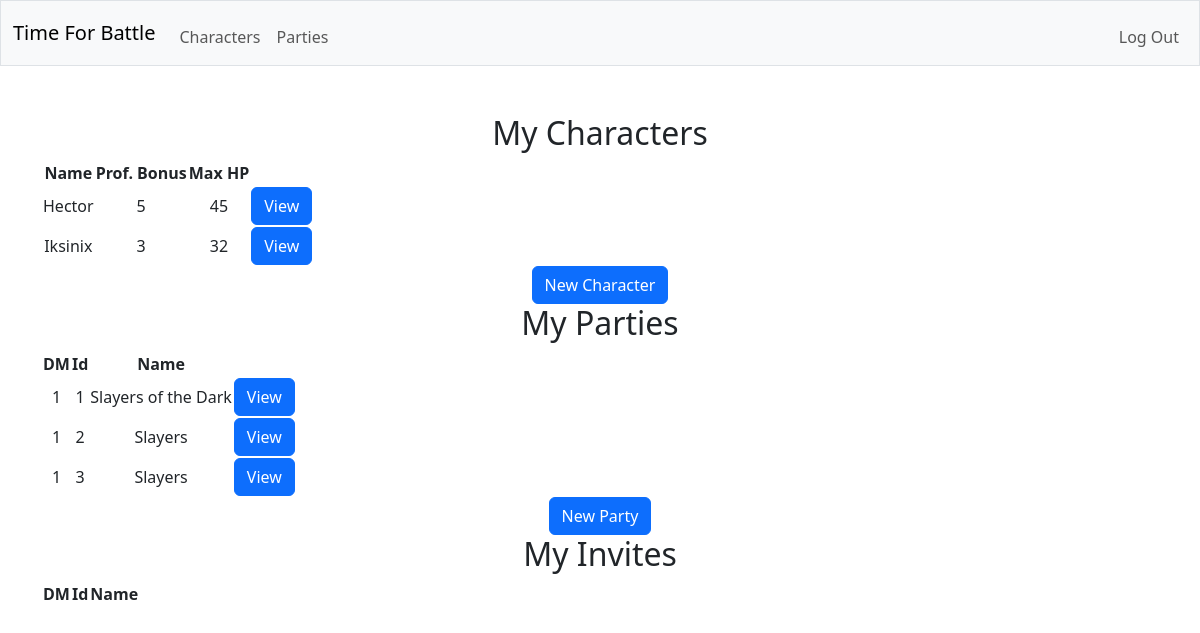
The page / (signed in) on the database its author committed.
### tables this page shows
CREATE TABLE characters (id INTEGER PRIMARY KEY AUTOINCREMENT NOT NULL, user_id INTEGER NOT NULL, name TEXT NOT NULL, max_hitpoints INTEGER NOT NULL, prof_bonus INTEGER NOT NULL, FOREIGN KEY (user_id) REFERENCES users(id));

CREATE TABLE parties (id INTEGER PRIMARY KEY AUTOINCREMENT NOT NULL, dm_id INTEGER NOT NULL, name TEXT NOT NULL, FOREIGN KEY (dm_id) REFERENCES users(id));

### app.py (the view)
@app.route("/")
@login_required
def index():
    with sqlite3.connect(database) as conn:
        conn.row_factory = sqlite3.Row
        cur = conn.cursor()
        cur.execute(
            "SELECT * FROM characters WHERE user_id = ?",
            (session["user_id"],)
        )
        characters = [dict(row) for row in cur.fetchall()]
    with sqlite3.connect(database) as conn:
        conn.row_factory = sqlite3.Row
        cur = conn.cursor()
        cur.execute(
            "SELECT DISTINCT parties.id, parties.dm_id, parties.name FROM parties LEFT JOIN players ON parties.id = players.party_id LEFT JOIN characters ON players.character_id = characters.id WHERE parties.dm_id = ? OR characters.user_id = ?",
            (session["user_id"], session["user_id"])
        )
        parties = [dict(row) for row in cur.fetchall()]
    with sqlite3.connect(database) as conn:
        conn.row_factory = sqlite3.Row
        cur = conn.cursor()
        cur.execute(
            "SELECT * FROM invitations JOIN parties ON invitations.party_id = parties.id WHERE user_id = ?",
            (session["user_id"],)
        )
        invitations = [dict(row) for row in cur.fetchall()]
    return render_template("index.html", characters=characters, parties=parties, invitations=invitations)

### helpers.py (called while the page is built)
def login_required(f):
    @wraps(f)
    def decorated_function(*args, **kwargs):
        if session.get("user_id") is None:
            return redirect("/login")
        return f(*args, **kwargs)
    return decorated_function

### templates/index.html (shortened to what this page needs)
{% extends "layout.html" %}
{% block main %}
    <h2>My Characters</h2>
    <table>
        <thead>
            <tr>
                <th>Name</th>
                <th>Prof. Bonus</th>
                <th>Max HP</th>
            </tr>
        </thead>
        <tbody>
            {% for character in characters %}
                <tr>
                    <td>{{ character.name }}</td>
                    <td>{{ character.prof_bonus }}</td>
                    <td>{{ character.max_hitpoints }}</td>
                    <td>
                        <form action="/character/{{ character.id }}" method="get">
                            <button class="btn btn-primary" type="submit">View</button>
                        </form>
                    </td>
                </tr>
            {% endfor %}
        </tbody>
    </table>
    <form action="/character/new/edit" method="get">
        <button class="btn btn-primary" type="submit">New Character</button>
    </form>
    <h2>My Parties</h2>
    <table>
        <thead>
            <tr>
                <th>DM</th>
                <th>Id</th>
                <th>Name</th>
            </tr>
        </thead>
        <tbody>
            {% for party in parties %}
                <tr>
                    <td>{{ party.dm_id }}</td>
                    <td>{{ party.id }}</td>
                    <td>{{ party.name }}</td>
                    <td>
                        <form action="/party/{{ party.id }}" method="get">
                            <button class="btn btn-primary" type="submit">View</button>
                        </form>
                    </td>
                </tr>
            {% endfor %}
        </tbody>
    </table>
    <form action="/party/new/edit" method="get">
        <button class="btn btn-primary" type="submit">New Party</button>
    </form>
    <h2>My Invites</h2>
    <table>
        <thead>
            <tr>
                <th>DM</th>
                <th>Id</th>
                <th>Name</th>
            </tr>
        </thead>
    </table>
{% endblock %}

### rows shown on the page
characters: name "Hector", prof_bonus "5", max_hitpoints "45"
characters: name "Iksinix", prof_bonus "3", max_hitpoints "32"
parties: dm_id "1", id "1", name "Slayers of the Dark"
parties: dm_id "1", id "2", name "Slayers"
parties: dm_id "1", id "3", name "Slayers"
